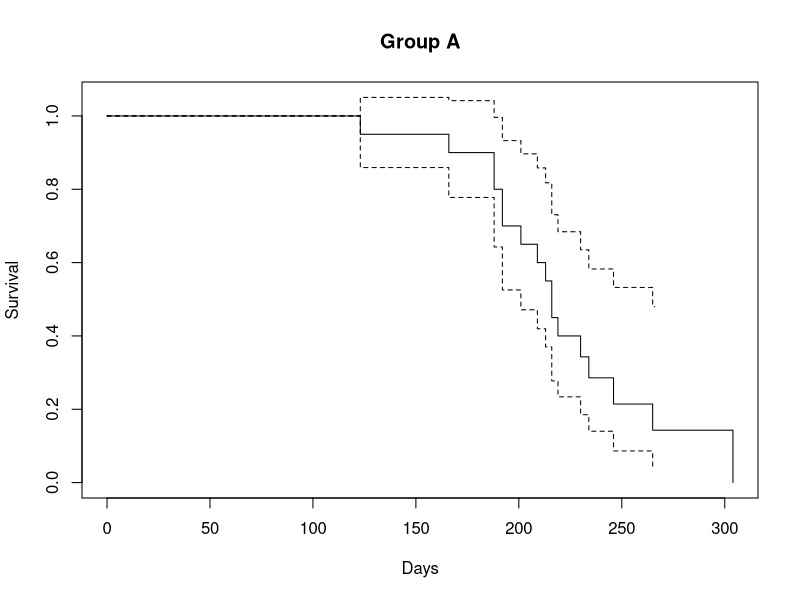
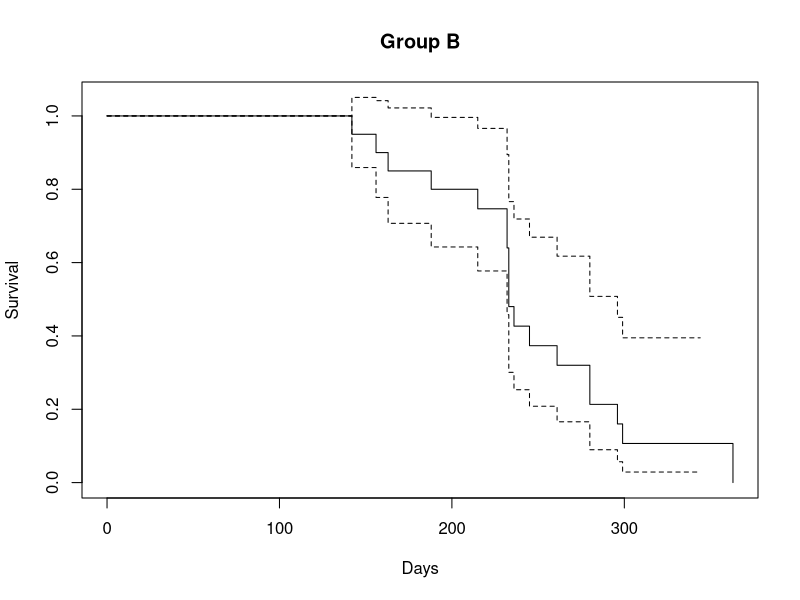
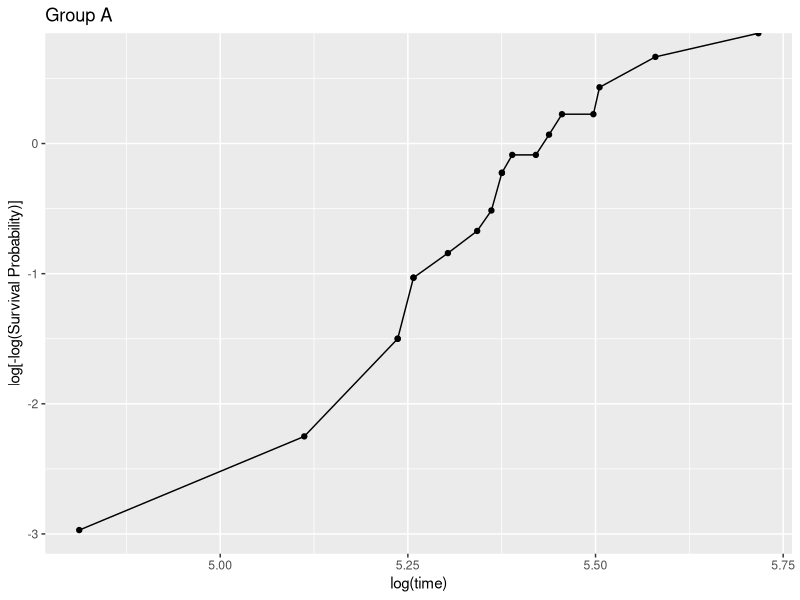
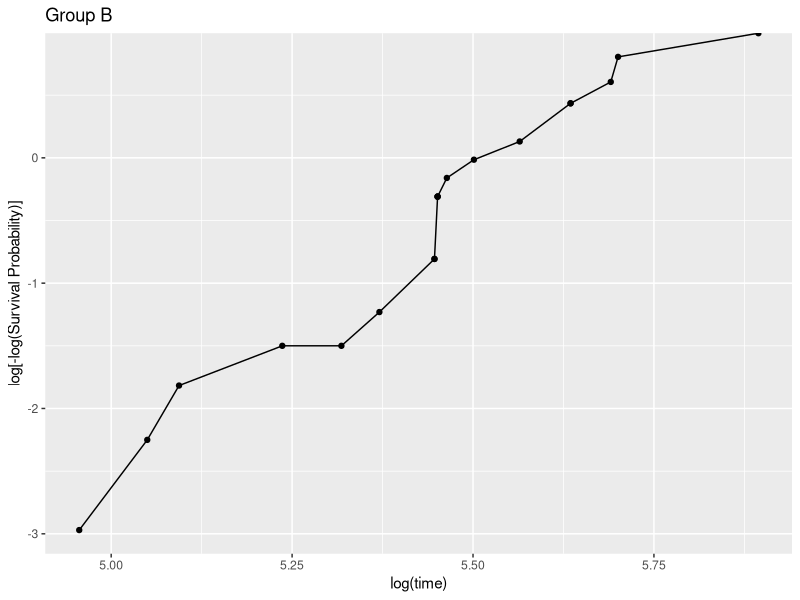
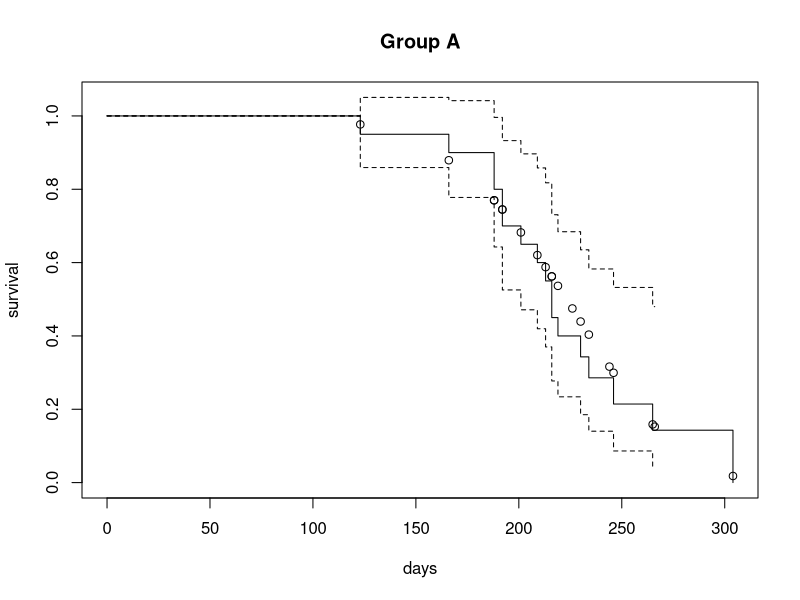
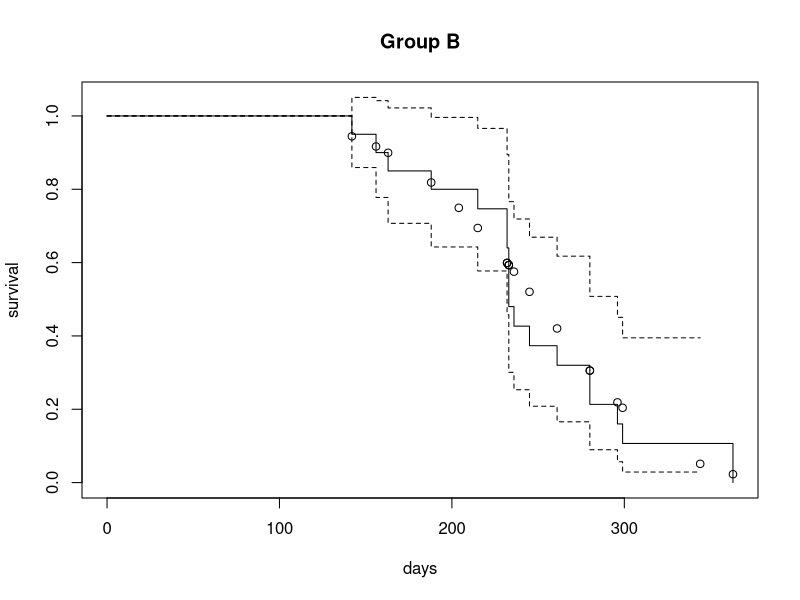

These charts were generated, in order, by the following R code:
## ---- chunk 1
library(survival)
library(ggplot2)
library(dplyr)
## ---- chunk 2
ratsA <- data.frame(days = c(123, 166, 188, 188, 192, 192, 201, 209, 213, 216, 216, 219, 230, 234, 246, 265, 304, 226, 244, 266), status = rep(c(1, 0), c(17, 3)))
ratsB <- data.frame(days = c(142, 156, 163, 188, 215, 232, 232, 233, 233, 233, 236, 245, 261, 280, 280, 296, 299, 363, 204, 344), status = rep(c(1, 0), c(18, 2)))
## ---- chunk 3
KM.A <- survfit(Surv(days, status) ~ 1, data = ratsA, conf.type="none")
summ.A <- summary(KM.A, times = c(0,ratsA$days))

plot(KM.A, main = 'Group A', xlab = 'Days',  ylab = 'Survival')

#----
KM.B <- survfit(Surv(days, status) ~ 1, data = ratsB, conf.type="none")
summ.B <- summary(KM.B, times = c(0,ratsB$days))

plot(KM.B, main = 'Group B', xlab = 'Days',  ylab = 'Survival')
## ---- chunk 4
ltime <- log(summ.A$time)[-c(1,21)]
llsurv <- log(-log(summ.A$surv))[-c(1,21)]

wPlot.A <- data.frame(ltime, llsurv)

ggplot(data = wPlot.A) +
  geom_line(aes(x = ltime, y = llsurv)) +
  geom_point(aes(x = ltime, y = llsurv)) +
  labs(title = 'Group A') +
  ylab('log[-log(Survival Probability)]') +
  xlab('log(time)')

#----
ltime <- log(summ.B$time)[-c(1,21)]
llsurv <- log(-log(summ.B$surv))[-c(1,21)]

wPlot.B <- data.frame(ltime, llsurv)

ggplot(data = wPlot.B) +
  geom_line(aes(x = ltime, y = llsurv)) +
  geom_point(aes(x = ltime, y = llsurv)) +
  labs(title = 'Group B') +
  ylab('log[-log(Survival Probability)]') +
  xlab('log(time)')
## ---- chunk 5
fitA <- survreg(formula = Surv(days, status) ~ ., data = ratsA, dist = 'weibull')
summary(fitA)

#----
fitB <- survreg(formula = Surv(days, status) ~ ., data = ratsB, dist = 'weibull')
summary(fitB)
## ---- chunk 6
shapeA <- 1/fitA$scale
scaleA <- exp(fitA$coefficients)

plot(KM.A, main = 'Group A', xlab = 'days', ylab = 'survival')
points(ratsA$days, pweibull(ratsA$days, shapeA, scaleA, lower.tail=F),type='p') 

#----
shapeB <- 1/fitB$scale   #shape of Weibull
scaleB <- exp(fitB$coefficients) #scale of Weibull

plot(KM.B, main = 'Group B', xlab = 'days', ylab = 'survival')
points(ratsB$days, pweibull(ratsB$days, shapeB, scaleB, lower.tail=F),type='p') 
## ---- chunk 7
smoke <- read.csv('pharmacoSmoking-old.csv')
head(smoke)
## ---- chunk 8
smoke$admitdate <- smoke$admitdate %>%
  sapply(function(x) x[1]) %>% as.Date(format = c("%m/%d/%y")) 

smoke$fdate <- smoke$fdate %>%
  sapply(function(x) x[1]) %>% as.Date(format = c("%m/%d/%y"))

smoke$time <- difftime(smoke$fdate , smoke$admitdate, units = 'days') %>% as.numeric()

head(smoke)
## ---- chunk 9
smoke$time <- smoke[,1] + 0.1
head(smoke)
## ---- chunk 10
fitSmoke <- survreg(formula = Surv(time, relapse) ~ 
                  gender + age + grp,
                data = smoke, dist = 'weibull')
summary(fitSmoke)
## ---- chunk 11
color <- read.csv('color.csv')
head(color)
## ---- chunk 12
color$status <- ifelse(color$status==1, 0, ifelse(color$status==0, 1, color$status))
head(color)
## ---- chunk 13
fitColor <- survreg(formula = Surv(time, status) ~ 
                  group + DVAL + FVAL,
                data = color, dist = 'weibull')
summary(fitColor)
## ---- chunk 14
fitexColor <- survreg(formula = Surv(time, status) ~ 
                  group + DVAL + FVAL,
                data = color, dist = 'exponential')
summary(fitexColor)
## ---- chunk 15
2*(-316.8-(-362.4))
